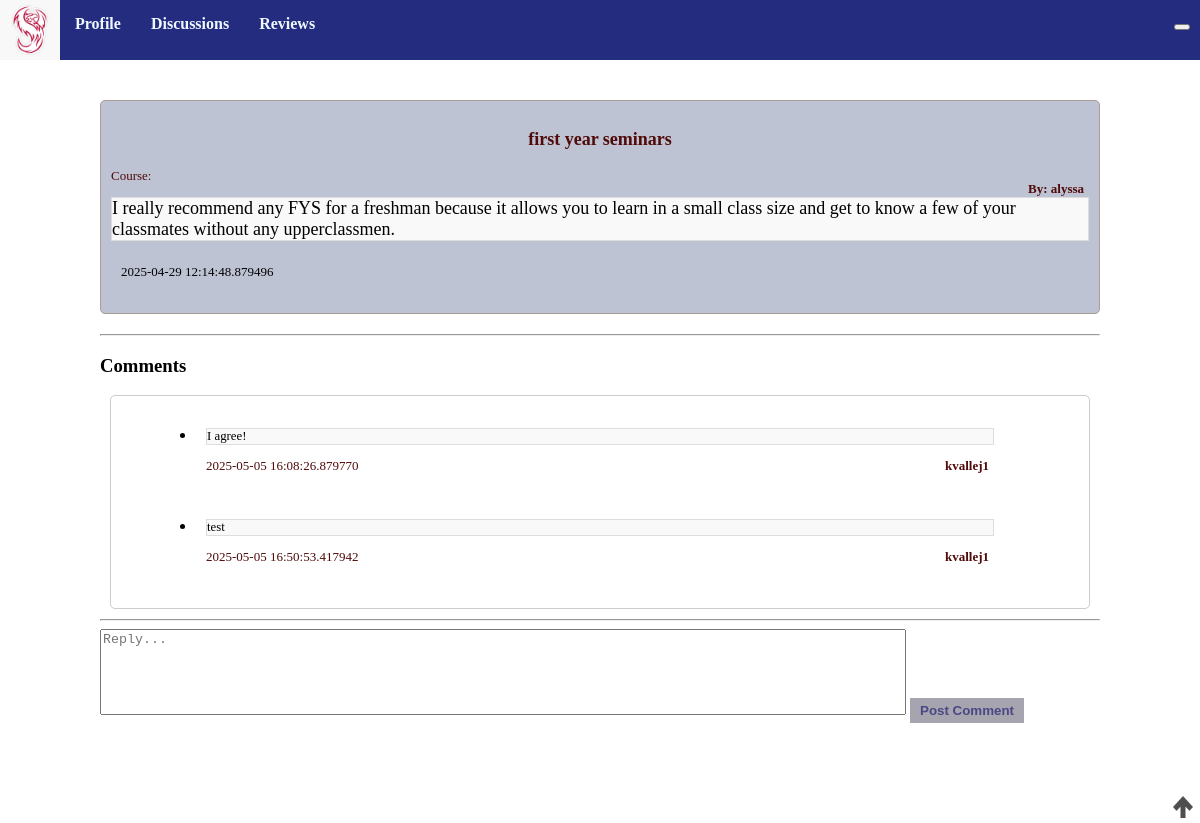
Before: /discussion/2 with the older database file.
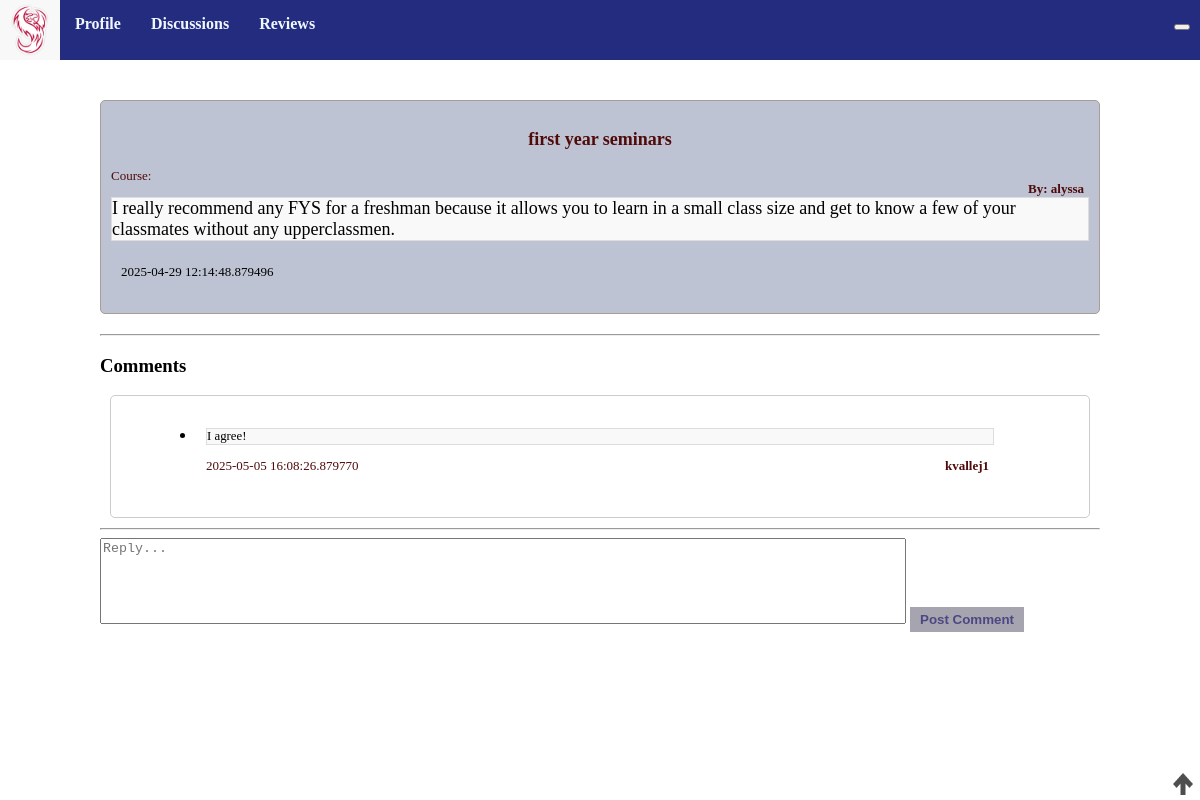
After: the same page with the newer database file.
### models.py (models this page shows)
class Comment(db.Model):
     id = db.Column(db.Integer, primary_key=True)
     discussion_id = db.Column(db.Integer, db.ForeignKey('discussion.id'))
     review_id = db.Column(db.Integer, db.ForeignKey('review.id'))
     content = db.Column(db.Text, nullable=False)
     created_at = db.Column(db.DateTime, default=db.func.current_timestamp())
     author = db.Column(db.Text, nullable=False)

### app.py (the view)
@app.route('/discussion/<int:discussion_id>')
def dis_posts(discussion_id):
    discussion = Discussion.query.get_or_404(discussion_id) # returns a 404 error if get fails
    print(discussion)
    return render_template('dis_posts.html', discussion=discussion) # return the discussion_post object

### models.py (called while the page is built)
    def __repr__(self) -> str:
        string = f"ID: {self.id}, Title: {self.title}, Content: {self.content}, Created_At: {self.created_at}, Course: {self.course}, Author: {self.author}, Upvotes: {self.up_votes}"
        return string

### templates/dis_posts.html (shortened to what this page needs)
{% extends "base.html" %}
{% block head %}
{{ super() }}
{% endblock %}
{%block content %}
<div class="specificpost">
    <div class="whereithappens">
        <div id="header">
            <p id="title">{{discussion.title}}</p>
            <p id="author">By: {{discussion.author}}</p>
            <p id="course">Course: {{discussion.course}}</p>
        </div>
        <p id="content">{{discussion.content}}</p>
        <div id="information">
            <div class="upvote-count">
                <img id="{{discussion.id}}" onclick="upvote(this)" src="{{url_for('static',
                    filename='upvote.png')}}" class="upvote" /><img />
            </div>
            <p id="created_at">{{discussion.created_at}}</p>
        </div>
    </div>
    <hr>
    <h3>Comments</h3>
    <ul class="list-group">
        {% for comment in discussion.comments %}
        <li class="list-group-item">
            <p id="comcont">{{ comment.content }}</p>
            <p id="comauth">{{ comment.author }}</p>
            <p id="comcrea">{{ comment.created_at }}</p>
        </li>
        {% endfor %}
    </ul>
    <hr>
    <form action="{{ url_for('discussion_comment', discussion_id=discussion.id) }}" method="post" class="mt-3">
        <textarea id="commentbox" name="comment" class="form-control mb-2" placeholder="Reply..." required></textarea>
        <button type="submit" class="btn btn-secondary">Post Comment</button>
    </form>
    {% endblock %}

Changed rows visible on the page:
removed Comment: content "test", author "kvallej1", created_at "2025-05-05 16:50:53.417942"
